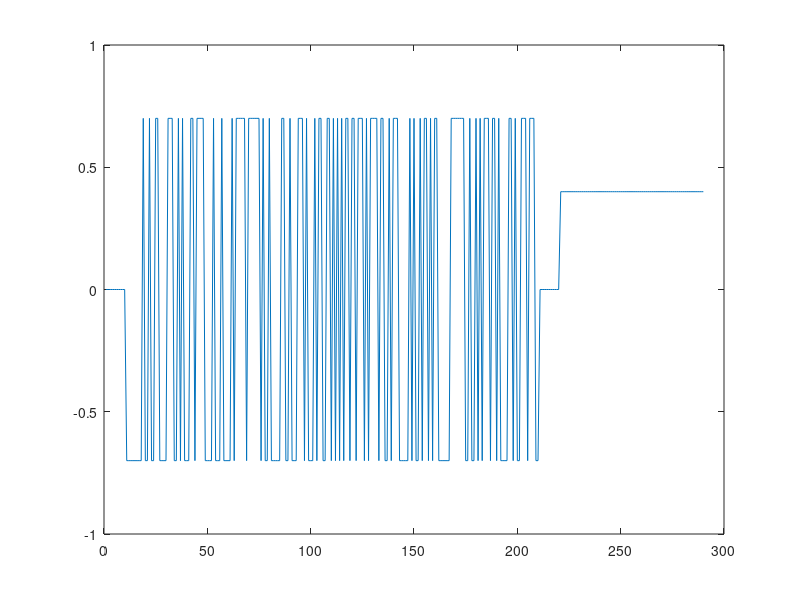
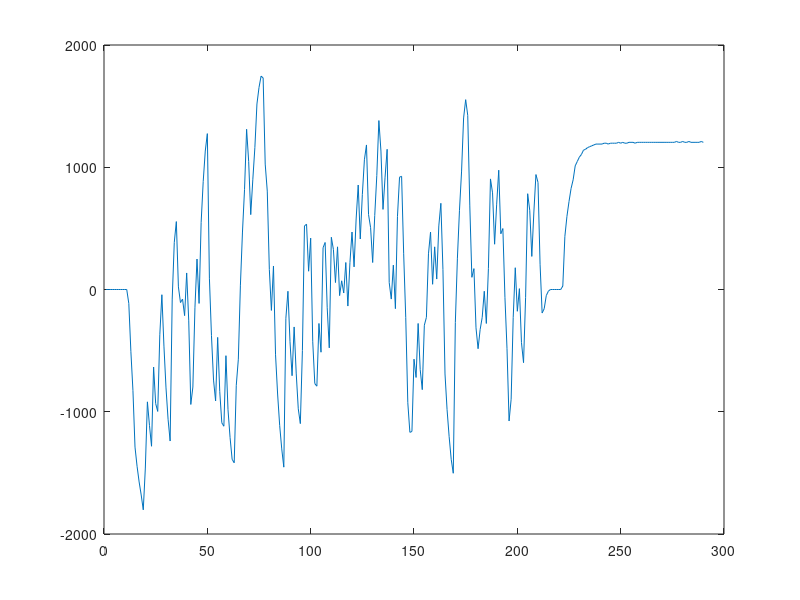

The MATLAB script that drew these images, in order: (Note: this script raises an error after producing the figures.)
clear all;
load('motorell.mat');
na=6;
nb=6;
nk=1;
figure;
plot(u);
figure;
plot(vel);
idu=u(1:212);
idy=vel(1:212);
validu=u(212:end);
validy=vel(212:end);
%N=length(idu);
M=length(idy);
% stim ca timpul folosit e de 10 ms asa ca T=0.01
model_ident=iddata(idy',idu,0.01);

%folosim functia arx a matlab-ului pentru a implementa etapa identificarii
IDmod=arx(model_ident,[na nb nk]);
Yhat=lsim(IDmod,idu);
validaremod=iddata(validy',validu,0.01);

% se ia N=212 cu scopul de a semnala sfarsitul semnalului de identificare 
Nbun=212;
lungime_Yhat=length(Yhat);
lungime_identu=length(idu);
Ntotal=na+nb;
Z=zeros(Nbun,Ntotal);
for i=1:Nbun
    for j=1:na
        if(i>j &&i-j<=lungime_Yhat)
           Z(i,j)=-Yhat(i-j); 
        end
    end


    for j=1:nb
    if(i>j &&i-j<=lungime_identu)
           Z(i,j+na)=idu(i-j); 
    end
    end
end
teta=Z\Yhat;
Yfin=Z*teta;

A=[1,teta(1:na)'];
B=[0,teta(na+1:end)'];
VI=idpoly(A,B,1,1,1,0,0.01);
figure;
compare(validaremod,VI);
figure;
compare(validaremod,IDmod);
Yhatfin=lsim(VI,validu);
figure
plot(validy);
hold on
plot(Yhatfin);







